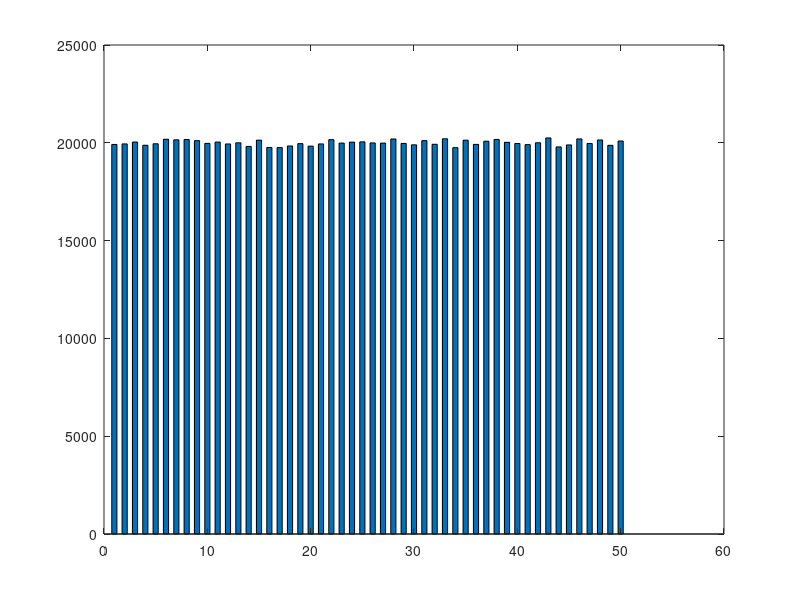

The MATLAB source for this figure:
%chi2eq.m
clear all, rand('state',1)
N = 10^6; k = 50; p = ones(1,k)/k; %true probabilities
u = rand(1,N); x = zeros(1,k);
for i=1:k
    x(i) = sum( (i-1)/k < u & u< i/k ); %observed count
end
t = sum((x - N*p).^2./(N*p)); %test statistic
pval = 1 - cdf('chi2',t,k-1) % p-value
bar(x,0.5)
